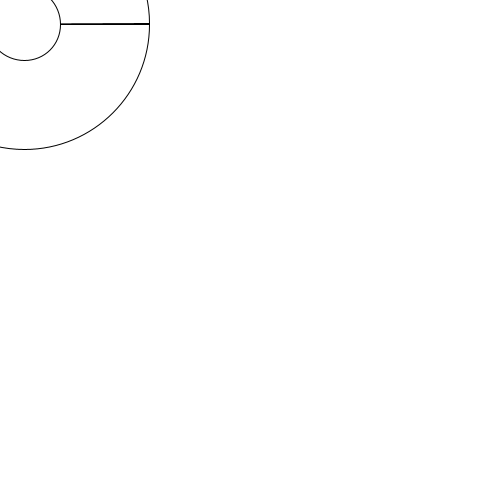
Frame 1 (no input)
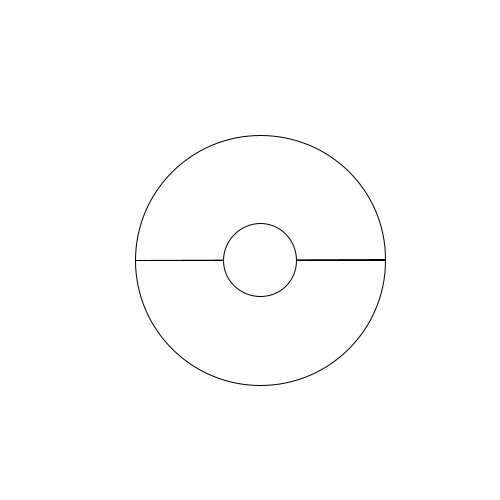
Frame 60 (the mouse pressed at the canvas centre just before this capture)
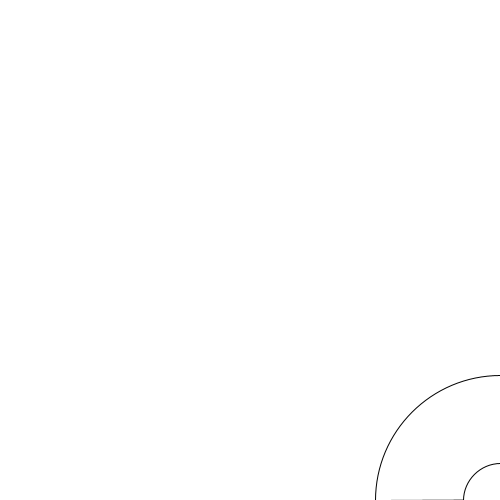
Frame 120 (the mouse held since frame 60 and released just before this capture)

The Processing sketch that drew these frames (run headless with seeded random() and noise(); from frame 60 on, the mouse is pressed at the canvas centre):

// Processing sketch: joaquins10e00
// ── joaquins10e00.pde
/*Joaquín Domínguez - Expresión Digital II - s09e00*/
Joaquin n;
void setup() {
  size(500, 500);
  n = new Joaquin();
}
void draw() {
  background(255);
  n.pelota();
}
// ── Joaquin.pde
class Joaquin {

  int x, y, s, p, vx, vy;

  Joaquin() {
    vx=4;
    vy=4;
    x = 20;
    y = 20;
    p = 250;
    s = 250;
  }



  void pelota(){
  movimiento();
  tres();
  }
  void movimiento() {
    if (x > width || x < 0) {
      vx *= -1;
    }
    if (y > height || y < 0) {
      vy *= -1;
    }
    x += vx;
    y += vy;
  }

  void tres() {
    //función 3
    fill(255);
    arc(x, y, s, s, PI, PI*2, CHORD);
    arc(x, y, s, s, 0, PI, CHORD);
    ellipse(x, y, s - 177, s - 177);
  }
}
